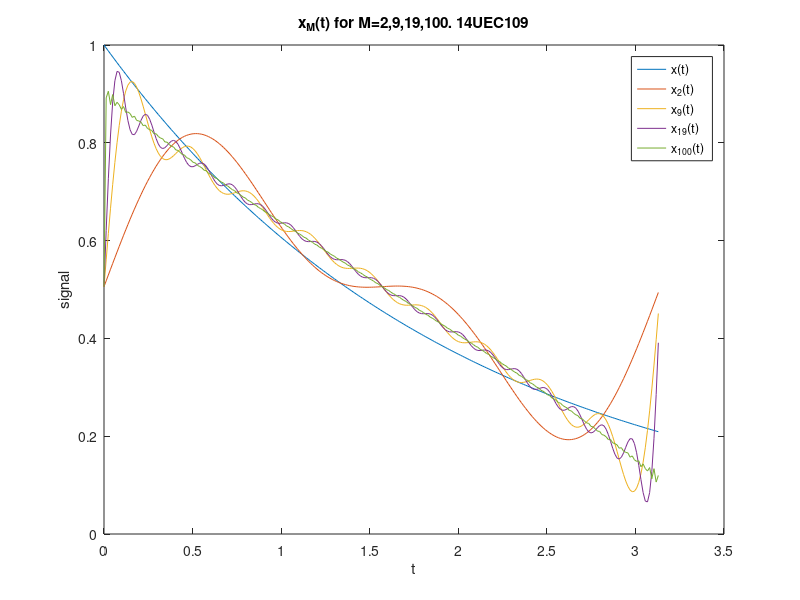

Reproduce this figure in MATLAB.
close all;
clear all;
clc;
w0=2;
T = pi;
N = 256;
Ts = T/N;
t = 0:Ts:(N-1)*Ts;
y = exp(-t/2);
a=zeros(1,101);
for k = 1:1:101
for n = 0:1:N-1
a(k) = a(k) + (1/N)*exp(-n*Ts/2)*exp(-j*(k-1)*2*Ts*n);
end
end
M = [2 9 19 100];
x = zeros(256,4);
for n = 0:1:N-1
for i = 1:1:4
for k = 1:1:M(i)
x(n+1,i) = x(n+1,i) + (a(k+1))*exp(j*k*w0*n*Ts)+ (conj(-
a(k+1)))*exp(j*k*w0*n*Ts);
end
x(n+1,i) = x(n+1,i) + a(1);
end
end
t = 0:Ts:(N-1)*Ts;
plot(t,y);
hold on;
plot(t,(x(:,1)))
hold on;
plot(t,(x(:,2)))
hold on;
plot(t,(x(:,3)))
hold on;
plot(t,(x(:,4)))
hold on;
legend('x(t)','x_2(t)','x_9(t)','x_{19}(t)','x_{100}(t)')
xlabel('t');
ylabel('signal');
title('x_M(t) for M=2,9,19,100. 14UEC109');